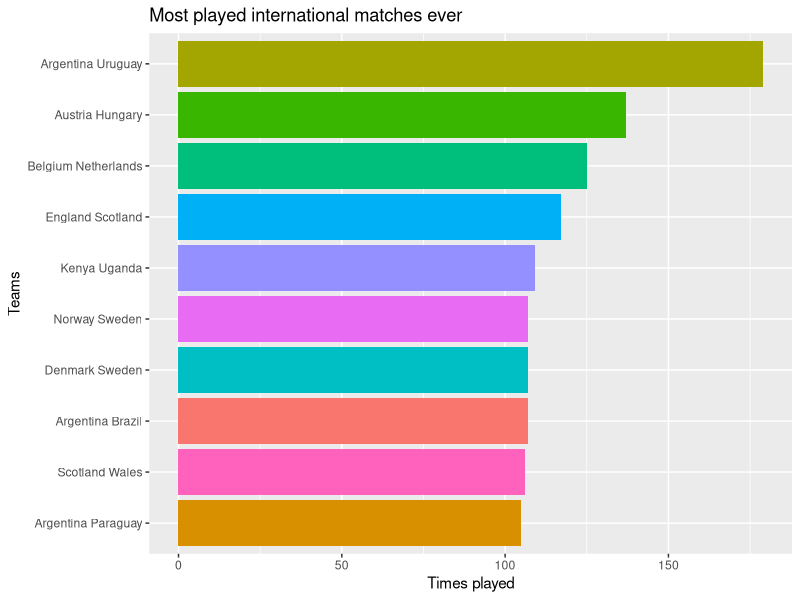
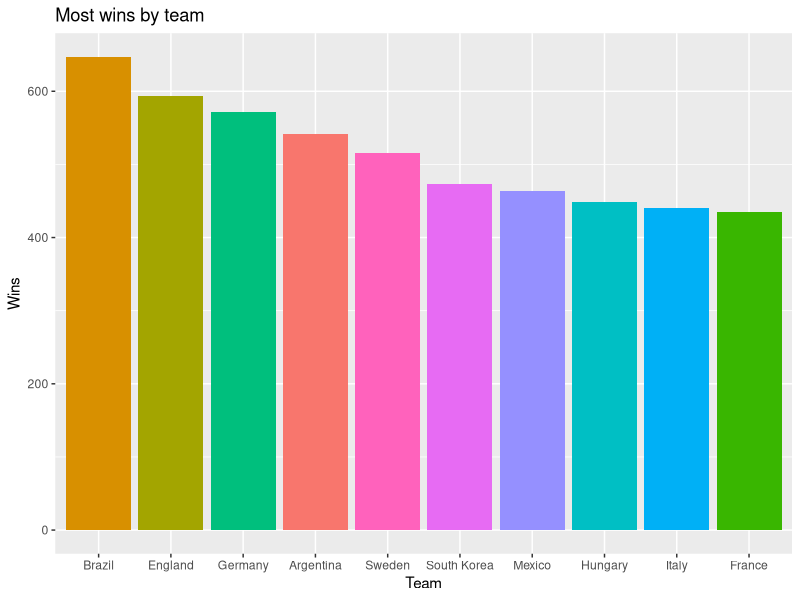
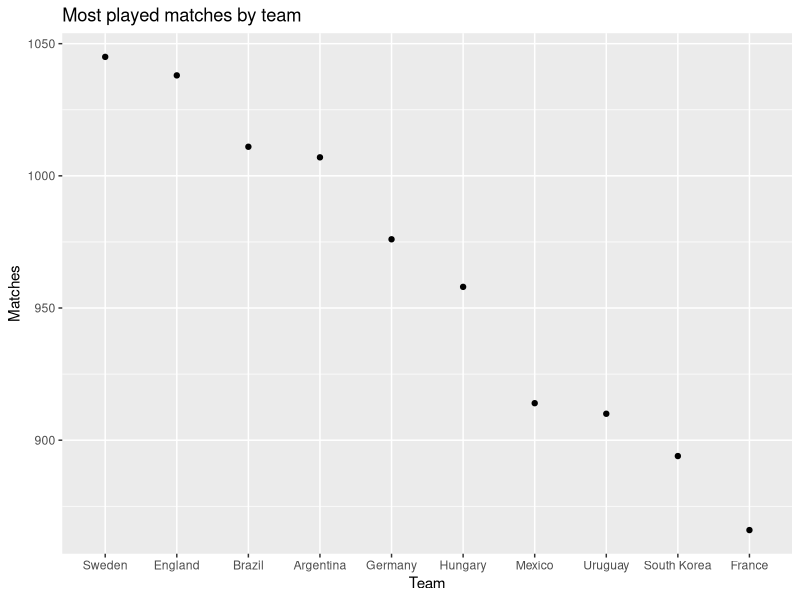
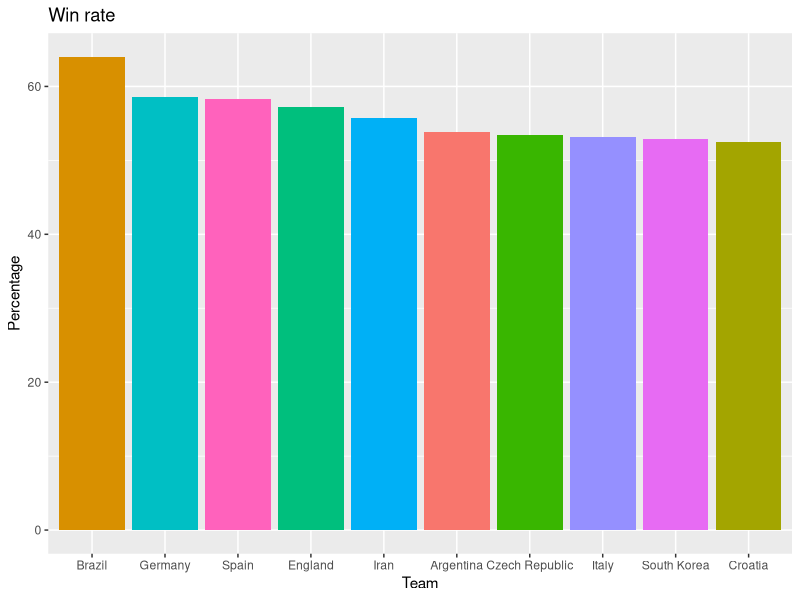
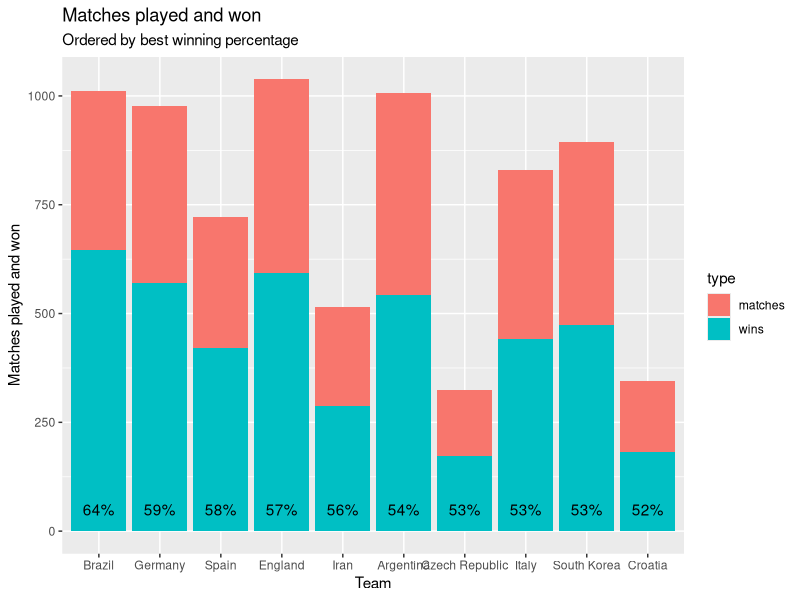
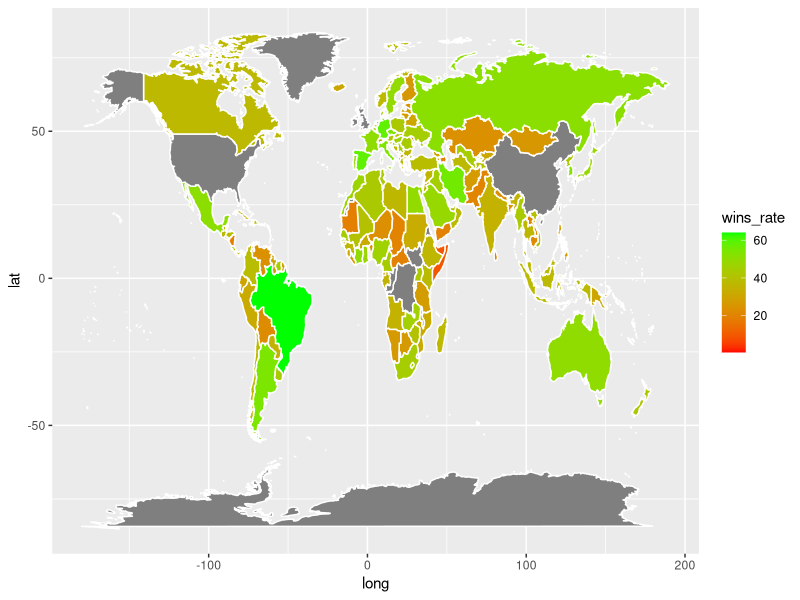
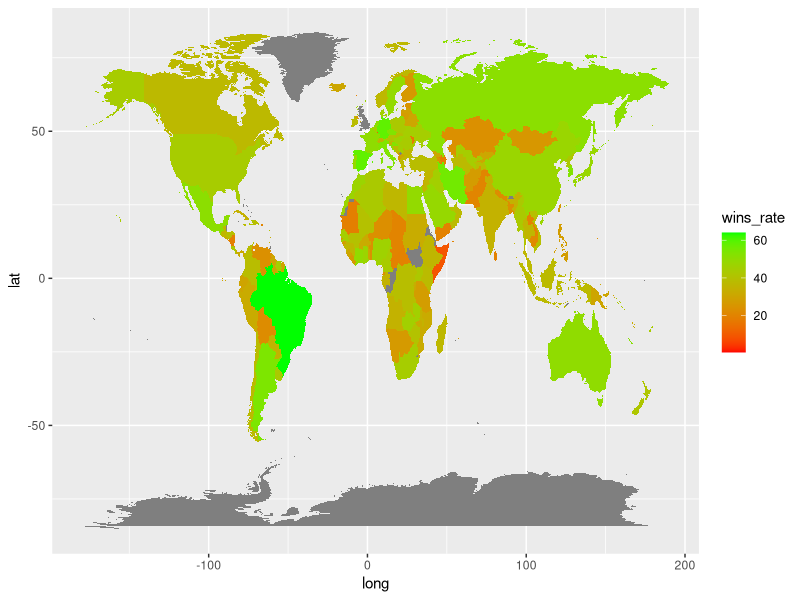

Source code (R) for these figures, in order:
## ---- chunk 1

library("tidyverse")
library("ggplot2")

raw_results = read_csv("results.csv")

## ---- chunk 2
results = raw_results %>%
  mutate(alphabetical_team_1=pmin(home_team,away_team),
         alphabetical_team_2=pmax(home_team,away_team),
         alphabetical_teams=paste(alphabetical_team_1,alphabetical_team_2))
## ---- chunk 3
most_played_matches = results %>%
  group_by(alphabetical_teams) %>%
  summarise(number_of_matches = n()) %>%
  arrange(-number_of_matches)


print(most_played_matches)
## ---- chunk 4
ggplot(data = most_played_matches[1:10,]) + 
  geom_bar(mapping=aes(y = reorder(alphabetical_teams, number_of_matches), 
                       x = number_of_matches,
                       fill = alphabetical_teams),stat='identity') + 
  theme(legend.position = "none") +
  labs(title = "Most played international matches ever", x = "Times played", y = "Teams")


## ---- chunk 5

results = results %>%
  mutate(team=ifelse(
    home_score == away_score,
    "Draw",
    ifelse(
    home_score > away_score,
    home_team,
    away_team
  )))
## ---- chunk 6
limit_date = "2022-10-17"
most_winning_teams = results %>%
  filter(date<limit_date)

most_winning_teams = most_winning_teams %>%
  group_by(team) %>%
  filter(team != "Draw") %>%
  summarise(wins=n()) %>%
  arrange(-wins)

ggplot(data = most_winning_teams[1:10,]) + 
  geom_bar(mapping = aes(y = wins, 
                         x = reorder(team,-wins),
                         fill = team),
           stat='identity') +
  labs(title = "Most wins by team", y = "Wins", x = "Team") +
  theme(legend.position = "none")

## ---- chunk 7
matches_played = data.frame(team = c(results$home_team,results$away_team)) %>%
  group_by(team) %>%
  summarise(matches = n()) %>%
  arrange(-matches)
## ---- chunk 8
ggplot(data = matches_played[1:10,]) + 
  geom_point(mapping = aes(y = matches, 
                         x = reorder(team,-matches),
                         fill = team),
           stat='identity') +
  labs(title = "Most played matches by team", y = "Matches", x = "Team") +
  theme(legend.position = "none")

## ---- chunk 9
wins_rate = merge(matches_played,most_winning_teams,by="team") %>%
  mutate(wins_rate = wins / matches * 100) %>%
  filter(matches > 100 | team == "Mongolia") %>%
  arrange(-wins_rate)

## ---- chunk 10
ggplot(data = wins_rate[1:10,]) + 
  geom_bar(mapping = aes(y = wins_rate, 
                         x = reorder(team,-wins_rate),
                         fill = team),
           stat='identity') +
  labs(title = "Win rate", y = "Percentage", x = "Team") +
  theme(legend.position = "none")
## ---- chunk 11

wins_rate_long = 
  gather(wins_rate, type, value, matches:wins)
## ---- chunk 12
top_10_teams = wins_rate_long %>%
  arrange(-wins_rate) %>%
  slice(1:20) %>%
  select(team) %>%
  unique()
## ---- chunk 13
wins_rate_long_top_10 = merge(wins_rate_long, top_10_teams, by="team") %>%
  arrange(-wins_rate)
## ---- chunk 14
wins_rate_long_top_10$value[wins_rate_long_top_10$type=="matches"] = 
  wins_rate_long_top_10$value[wins_rate_long_top_10$type=="matches"] - wins_rate_long_top_10$value[wins_rate_long_top_10$type=="wins"]
## ---- chunk 15
ggplot(data = wins_rate_long_top_10) + 
  geom_bar(position = "stack",
            mapping = aes(y = value, 
                         x = reorder(team,-wins_rate),
                         fill = type),
           stat='identity') +
  labs(title = "Matches played and won", subtitle="Ordered by best winning percentage", y = "Matches played and won", x = "Team") +
  geom_text(aes(x=team,y=50,
                label=ifelse(type=="wins",paste0(round(wins_rate,0), "%"),"")
                )
            )


## ---- chunk 16

world_map <- map_data("world") 
colnames(world_map)[5] <- "team"  

world_map <- merge(world_map,wins_rate,by="team",all = TRUE) %>%
  arrange(order)

ggplot(world_map, aes(x = long, y = lat, group = group, fill=wins_rate)) +
  geom_polygon(colour = "white", show.legend = TRUE) +
  scale_fill_gradient(low="red", high="green")


## ---- chunk 17
world_map <- map_data("world") 
colnames(world_map)[5] <- "team"  

world_map["team"][world_map["team"] == "China"] <- "China PR"
world_map["team"][world_map["team"] == "USA"] <- "United States"
world_map["team"][world_map["team"] == "Democratic Republic of the Congo"] <- "DR Congo"
world_map["team"][world_map["team"] == "Ireland"] <- "Republic of Ireland"

## ---- chunk 18

world_map["team"][world_map["team"] == "UK"] <- world_map["subregion"][world_map["team"] == "UK"]
# world_map["team"][world_map["team"] == "Great Britain"] <- "England"

## ---- chunk 19
world_map <- merge(world_map,wins_rate,by="team",all = TRUE) %>%
  arrange(order)

## ---- chunk 20

# world_map["wins_rate"][world_map["team"] == "Scotland"] = 0

ggplot(world_map, aes(x = long, y = lat, group = group, fill=wins_rate)) +
  geom_polygon(show.legend = TRUE) +
  scale_fill_gradient(low="red", high="green")
